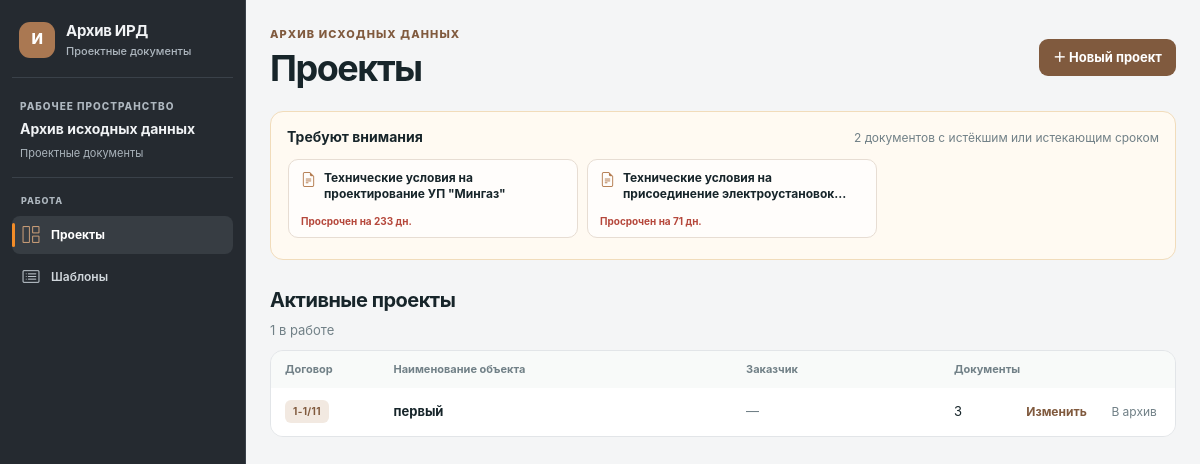
The page / on the database its author committed.
### tables this page shows
CREATE TABLE documents (
    id INTEGER PRIMARY KEY AUTOINCREMENT,
    contract_number TEXT NOT NULL,
    object_name TEXT NOT NULL,
    original_filename TEXT NOT NULL,
    stored_filename TEXT NOT NULL,
    working_title TEXT,
    official_title TEXT,
    issuer TEXT,
    issue_date TEXT,
    valid_until TEXT,
    validity_text TEXT,
    no_expiration INTEGER NOT NULL DEFAULT 0,
    raw_text TEXT,
    note TEXT NOT NULL DEFAULT '',
    status TEXT NOT NULL DEFAULT 'processed',
    error TEXT,
    created_at TEXT NOT NULL DEFAULT CURRENT_TIMESTAMP
, object_id INTEGER, mime_type TEXT NOT NULL DEFAULT 'application/pdf', archived_at TEXT);

CREATE TABLE objects (
    id INTEGER PRIMARY KEY AUTOINCREMENT,
    contract_number TEXT NOT NULL,
    name TEXT NOT NULL,
    created_at TEXT NOT NULL DEFAULT CURRENT_TIMESTAMP
, template_id INTEGER, archived_at TEXT, customer TEXT NOT NULL DEFAULT '');

### app/web/routes.py (the view)
@bp.get("/")
def index():
    warning_days = current_app.config["EXPIRY_WARNING_DAYS"]
    documents = DocumentRepository().list_all()
    alerts = [
        {"document": document, "expiry": state}
        for document in documents
        if (state := expiry_state(document, warning_days))["key"] in {"expired", "expiring"}
    ]
    return render_template(
        "index.html",
        objects=ObjectRepository().list_all(),
        archived_objects=ObjectRepository().list_archived(),
        templates=ChecklistRepository().list_templates(),
        alerts=alerts,
        warning_days=warning_days,
    )

### app/database.py (called while the page is built)
def get_db() -> sqlite3.Connection:
    if "db" not in g:
        g.db = sqlite3.connect(current_app.config["DATABASE_PATH"])
        g.db.row_factory = sqlite3.Row
        g.db.execute("PRAGMA foreign_keys = ON")
    return g.db

### app/repositories.py (called while the page is built)
    def list_all(self) -> list[Row]:
        return list(
            get_db().execute(
                """
                SELECT
                    objects.*,
                    COUNT(documents.id) AS documents_count,
                    MAX(documents.created_at) AS last_document_at
                FROM objects
                LEFT JOIN documents ON documents.object_id = objects.id AND documents.archived_at IS NULL
                WHERE objects.archived_at IS NULL
                GROUP BY objects.id
                ORDER BY objects.created_at DESC, objects.id DESC
                """
            )
        )

    def list_archived(self) -> list[Row]:
        return list(
            get_db().execute(
                "SELECT * FROM objects WHERE archived_at IS NOT NULL ORDER BY archived_at DESC"
            )
        )

    def list_all(self) -> list[Row]:
        return list(
            get_db().execute("SELECT * FROM documents WHERE archived_at IS NULL ORDER BY created_at DESC, id DESC")
        )

    def list_templates(self) -> list[Row]:
        return list(
            get_db().execute(
                "SELECT * FROM checklist_templates ORDER BY name COLLATE NOCASE"
            )
        )

### app/services/expiry.py (called while the page is built)
def parse_document_date(value: str | None) -> date | None:
    if not value:
        return None
    value = value.strip()
    for date_format in DATE_FORMATS:
        try:
            return datetime.strptime(value, date_format).date()
        except ValueError:
            continue
    return None

### app/templates/index.html (shortened to what this page needs)
{% extends "base.html" %}
{% block content %}
<section class="page-heading projects-heading">
    <div><p class="eyebrow">АРХИВ ИСХОДНЫХ ДАННЫХ</p><h1>Проекты</h1></div>
    <details class="new-project">
        <summary>＋ Новый проект</summary>
    </details>
</section>
{% if alerts %}
<section class="alert-panel alert-ribbon"><div class="alert-ribbon-heading"><strong>Требуют внимания</strong><span>{{ alerts|length }} документов с истёкшим или истекающим сроком</span></div><ul class="alert-ribbon-track" aria-label="Документы, требующие внимания">{% for alert in alerts %}<li class="alert-card"><a href="{{ url_for('web.document_detail', document_id=alert.document.id) }}"><i class="bi bi-file-earmark-text" aria-hidden="true"></i><span>{{ alert.document.working_title or alert.document.original_filename }}</span></a><span class="expiry-{{ alert.expiry.key }}">{{ alert.expiry.label }}</span></li>{% endfor %}</ul></section>
{% endif %}
<section class="project-area project-table-area">
    <div class="section-title"><div><h2>Активные проекты</h2><p>{{ objects|length }} в работе</p></div></div>
    {% if objects %}
    <div class="projects-table-wrap"><table class="projects-table">
        <thead><tr><th>Договор</th><th>Наименование объекта</th><th>Заказчик</th><th>Документы</th><th></th></tr></thead>
        <tbody>{% for object in objects %}
        <tr class="project-row" data-href="{{ url_for('web.object_workspace', object_id=object.id) }}" tabindex="0" aria-label="Открыть проект {{ object.name }}">
            <td data-label="Договор"><span class="contract-tag">{{ object.contract_number }}</span></td>
            <td data-label="Наименование объекта"><a class="project-table-link" href="{{ url_for('web.object_workspace', object_id=object.id) }}">{{ object.name }}</a></td>
            <td data-label="Заказчик">{{ object.customer or '—' }}</td>
            <td data-label="Документы">{{ object.documents_count }}</td>
            <td class="project-table-actions">
                <details class="project-edit"><summary>Изменить</summary></details>
                <form action="{{ url_for('web.archive_object', object_id=object.id) }}" method="post"><input type="hidden" name="csrf_token" value="{{ csrf_token() }}"><button class="quiet-button" type="submit">В архив</button></form>
                <form action="{{ url_for('web.delete_object', object_id=object.id) }}" method="post" onsubmit="return confirm('Проект, его документы, чек-лист и исходные файлы будут удалены без возможности восстановления. Перед этим скачайте архив, если он нужен. Удалить проект?');"><input type="hidden" name="csrf_token" value="{{ csrf_token() }}"><button class="text-danger active-project-delete" type="submit">Удалить</button></form>
            </td>
        </tr>{% endfor %}</tbody>
    </table></div>
    {% else %}<div class="empty-state compact-empty"><h3>Пока нет проектов</h3><p>Создайте проект, чтобы добавить документы.</p></div>{% endif %}
</section>
{% endblock %}

### app/templates/base.html (shortened to what this page needs)
<!doctype html>
<html lang="ru">
<head>
    <link rel="stylesheet" href="{{ url_for('static', filename='styles.css') }}">
    <link rel="stylesheet" href="https://cdn.jsdelivr.net/npm/bootstrap-icons@1.11.3/font/bootstrap-icons.min.css">
</head>
<body>
    {% set active_project = object if object is defined and object else (project if project is defined and project else none) %}
    <div class="app-layout">
        <aside class="project-sidebar app-sidebar">
            <a class="brand app-sidebar-brand" href="{{ url_for('web.index') }}"><span class="brand-mark">И</span><span>Архив ИРД<small>Проектные документы</small></span></a>
            {% if active_project %}
            <div class="project-sidebar-identity"><span class="eyebrow">ТЕКУЩИЙ ПРОЕКТ</span><strong>{{ active_project.name }}</strong><span class="project-sidebar-contract">Договор {{ active_project.contract_number }}</span></div>
            {% else %}
            <div class="project-sidebar-identity"><span class="eyebrow">РАБОЧЕЕ ПРОСТРАНСТВО</span><strong>Архив исходных данных</strong><span class="project-sidebar-contract">Проектные документы</span></div>
            {% endif %}
            <nav class="project-side-nav" aria-label="Разделы приложения">
                <div class="project-nav-group"><span class="project-nav-caption">РАБОТА</span><a class="project-nav-item{% if request.endpoint == 'web.index' %} is-active{% endif %}" href="{{ url_for('web.index') }}"{% if request.endpoint == 'web.index' %} aria-current="page"{% endif %}><i class="project-nav-icon bi bi-grid-1x2" aria-hidden="true"></i><span>Проекты</span></a><a class="project-nav-item{% if request.endpoint == 'web.manage_templates' %} is-active{% endif %}" href="{{ url_for('web.manage_templates') }}"{% if request.endpoint == 'web.manage_templates' %} aria-current="page"{% endif %}><i class="project-nav-icon bi bi-card-list" aria-hidden="true"></i><span>Шаблоны</span></a></div>
            </nav>
        </aside>
        <main class="page app-main">
            {% block content %}{% endblock %}
        </main>
    </div>
</body>
</html>

### rows shown on the page
documents: document "Технические условия на проектирование УП \"Мингаз\""
documents: document "Технические условия на присоединение…"
objects: contract_number "1-1/11", name "первый", customer "—", documents_count "3"

### other values the page prints
{{ alerts|length }} "2"
{{ alert.expiry.label }} "Просрочен на 233 дн." "Просрочен на 71 дн."
{{ objects|length }} "1"
